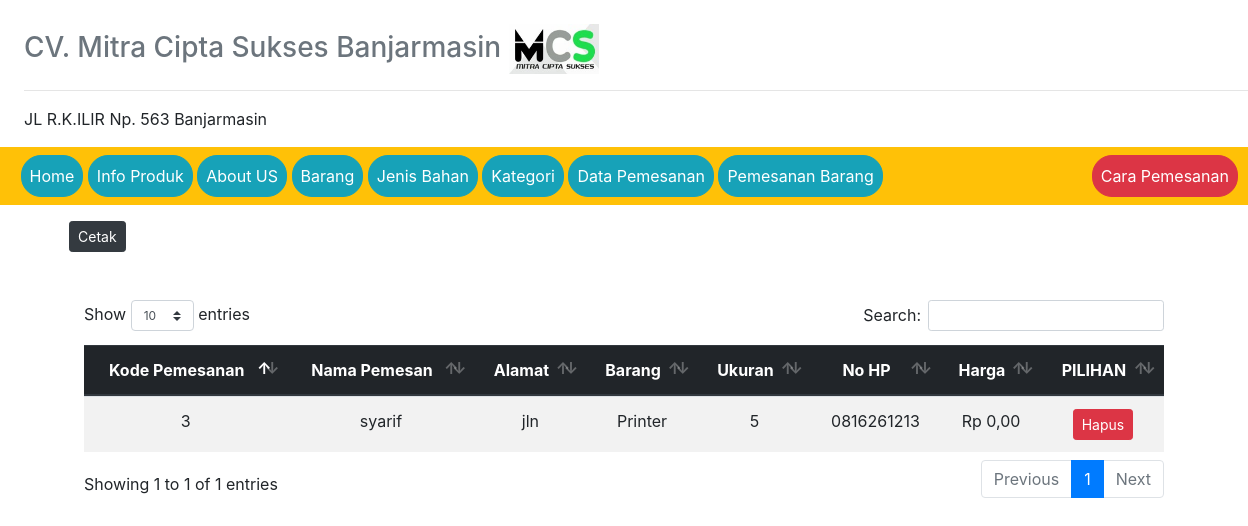
Page /?view=data-pemesanan (signed in) on the earlier database version.
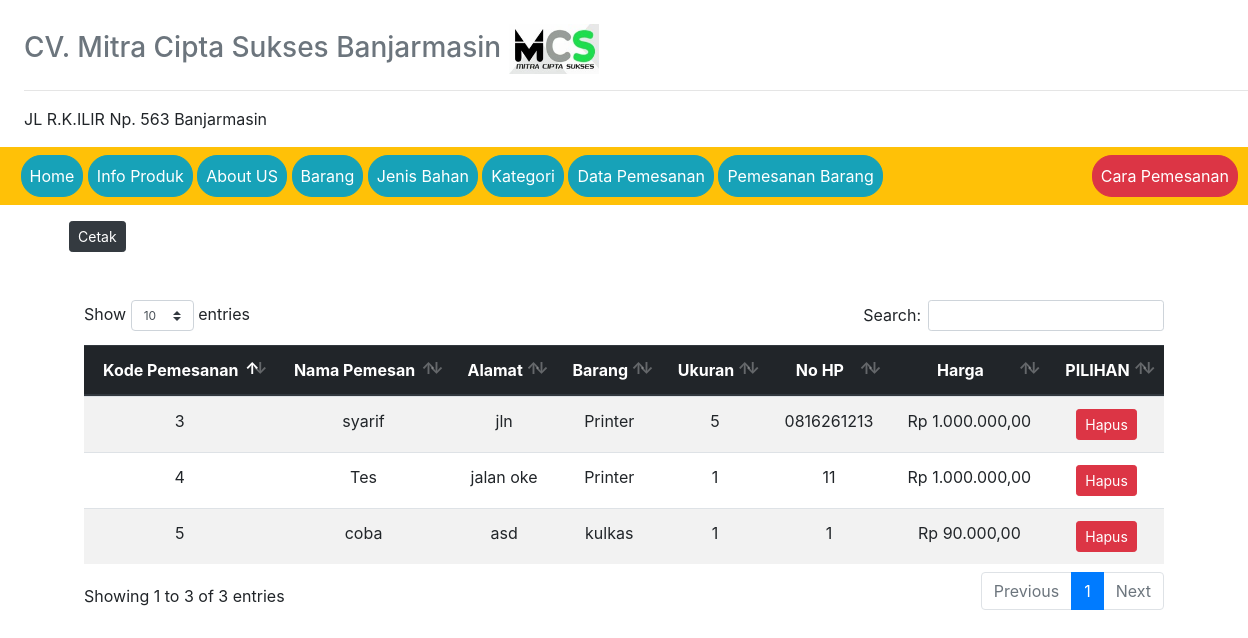
Same page on the later database version.
### tables this page shows
CREATE TABLE `pemesanan` (
  `kode_pemesanan` int(50) NOT NULL,
  `nama_pemesan` varchar(50) NOT NULL,
  `alamat` varchar(255) NOT NULL,
  `barang` int(50) NOT NULL,
  `ukuran` int(10) NOT NULL,
  `no_hp` varchar(15) NOT NULL
);

CREATE TABLE `nama_barang` (
  `kode_barang` int(50) NOT NULL,
  `nama_barang` varchar(50) NOT NULL,
  `type_barang` varchar(50) NOT NULL,
  `kategori` int(50) NOT NULL,
  `harga` int(50) NOT NULL
);

### config/config.php (called while the page is built, shortened)
<?php
function base_url($url = null)
{
	$base_url = "http://localhost/aplikasi_CV_Mitra_Cipta_Sukses_Banjarmasin/";
	if ($url != null ) {
		return $base_url."/".$url;
	} else  {
			return $base_url;
	}
}

### models/admin.php (called while the page is built, shortened)
<?php
class Admin
{
  private $mysqli;
  function __construct($mysqli)
  {
    $this->mysqli = $mysqli;
  }
  public function showPemesanan()
  {
    $db = $this->mysqli->conn;
    $sql = " SELECT * FROM pemesanan
          INNER JOIN nama_barang ON nama_barang.kode_barang = pemesanan.barang";
    $query = $db->query($sql);
    return $query;
  }
}
?>

### view/data-pemesanan.php (the view)
<div class="btn-group">
  <a href="view/laporan/laporan-pemesanan.php" class="btn btn-sm btn-dark">Cetak</a>
</div>
<div class="container mt-5">
<div class="daftar-table table-responsive">
  <table class="table table-striped text-center" id="table">
    <thead class="thead-dark">
      <tr>
        <th>Kode Pemesanan</th>
        <th>Nama Pemesan</th>
        <th>Alamat </th>
        <th>Barang </th>
        <th>Ukuran </th>
        <th>No HP </th>
        <th>Harga</th>
        <th>PILIHAN</th>
      </tr>
    </thead>
    <tbody>
      <?php
      $data = $objAdmin->showPemesanan();
      while ($a = $data->fetch_object()) {
      ?>
      <tr>
        <td><?=$a->kode_pemesanan ?></td>
        <td><?=$a->nama_pemesan ?></td>
        <td><?=$a->alamat ?></td>
        <td><?=$a->nama_barang ?></td>
        <td><?=$a->ukuran ?></td>
        <td><?=$a->no_hp ?></td>
        <td>
          <?php $rp = "Rp " . number_format($a->harga,2,',','.'); echo $rp; ?>
        </td>
        <td>
          <div class="btn-group">
            <a href="?view=hapus-pemesanan&id-pesan=<?=$a->kode_pemesanan ?>" onclick="return confirm('Hapus data ?')" class="btn btn-sm btn-danger">Hapus</a>
          </div>
        </td>
      </tr>
    <?php } ?>
    </tbody>
  </table>
</div>
</div>

### index.php (shortened to what this page needs)
<?php
require_once 'config/config.php';
include('models/admin.php');
?>
<!doctype html>
<html lang="en">
  <head>
    <link rel="stylesheet" href="<?=base_url();?>assets/css/bootstrap.min.css">
    <link rel="stylesheet" type="text/css" href="<?php echo base_url(); ?>assets/DataTables/datatables.min.css"/>
  </head>
  <body>
    <div class="ml-4" id="" style="">
      <br>
      <h3 class="text-muted">CV. Mitra Cipta Sukses Banjarmasin <img src="assets/image/mcs.jpeg" alt="" width="90" height="50" style="margin-right:15px; "></h3>
      <hr>
      <p>JL R.K.ILIR Np. 563 Banjarmasin</p>
    </div>
    <nav class="navbar navbar-expand-lg navbar-light bg-warning">
      <div class="collapse navbar-collapse" id="navbarNavAltMarkup">
        <div class="navbar-nav"> &nbsp;
          <a class="nav-item nav-link btn btn-info btn-md" href="?view=home">Home <span class="sr-only">(current)</span></a>&nbsp;
          <a class="nav-item nav-link btn btn-info btn-md" href="?view=info-produk">Info Produk</a> &nbsp;
          <a class="nav-item nav-link btn btn-info btn-md" href="?view=about">About US</a> &nbsp;
          <?php if (isset($_SESSION['admin'])): ?>
            <a class="nav-item nav-link btn btn-info btn-md" href="?view=barang">Barang</a> &nbsp;
            <a class="nav-item nav-link btn btn-info btn-md" href="?view=bahan">Jenis Bahan</a> &nbsp;
            <a class="nav-item nav-link btn btn-info btn-md" href="?view=kategori">Kategori</a> &nbsp;
            <a class="nav-item nav-link btn btn-info btn-md" href="?view=data-pemesanan">Data Pemesanan</a> &nbsp;
            <a class="nav-item nav-link btn btn-info btn-md" href="?view=pesan">Pemesanan Barang</a> &nbsp;
            <a class="nav-item nav-link btn btn-danger btn-md" style="position: relative; left: 20%;" href="?view=cara-pemesanan">Cara Pemesanan</a> &nbsp;
          <?php else: ?>
          <a class="nav-item nav-link btn btn-info btn-md" href="?view=pesan">Pemesanan Barang</a> &nbsp;
          <a class="nav-item nav-link btn btn-danger btn-md" style="position: relative; left: 120%;" href="?view=cara-pemesanan">Cara Pemesanan</a> &nbsp;
        <?php endif; ?>
        </div>
      </div>
    </nav>
    <div class="container mt-3" id="" style="">
          <?php include('page/page.php'); ?>
    </div>
  </body>
</html>

### page/page.php (shortened to what this page needs)
<?php
if (@$_GET['view'] == '' || @$_GET['view'] == 'home')
{
	include 'view/home/home.php';
}
elseif(@$_GET['view'] == 'login')
{
	include 'view/login.php';
}
elseif($_GET['view'] == 'logout')
{
	$objAdmin->logout();
	echo '<script>
    window.location="?view=login";
     </script>';
}
elseif (@$_GET['view'] == 'barang')
{
	include 'view/barang.php';
}
elseif (@$_GET['view'] == 'input-barang')
{
	include 'view/input-barang.php';
}
elseif(@$_GET['view'] == 'edit-barang')
{
	include 'view/edit-barang.php';
}
elseif (@$_GET['view'] == 'bahan')
{
	include 'view/jenis-bahan.php';
}
elseif (@$_GET['view'] == 'input-bahan')
{
	include 'view/input-jenis-bahan.php';
}
elseif (@$_GET['view'] == 'edit-jenis-bahan')
{
	include 'view/edit-jenis-bahan.php';
}
elseif (@$_GET['view'] == 'kategori')
{
	include 'view/kategori.php';
}
elseif (@$_GET['view'] == 'input-kategori')
{
	include 'view/input-kategori.php';
}
elseif (@$_GET['view'] == 'edit-kategori')
{
	include 'view/edit-kategori.php';
}
elseif (@$_GET['view'] == 'pesan')
{
	include 'view/pesan.php';
}
elseif (@$_GET['view'] == 'data-pemesanan')
{
	include 'view/data-pemesanan.php';
}
elseif (@$_GET['view'] == 'info-produk')
{
	include 'view/info-produk.php';
}
elseif (@$_GET['view'] == 'about')
{
	include 'view/about-us.php';
}
elseif (@$_GET['view'] == 'sejarah')
{
	include 'view/sejarah.php';
}
elseif (@$_GET['view'] == 'visi-misi')
{
	include 'view/visi-misi.php';
}
elseif (@$_GET['view'] == 'contact')
{
	include 'view/contact.php';
}
elseif (@$_GET['view'] == 'cara-pemesanan')
{
	include 'view/cara-pemesanan.php';
}

### index.php (style rules this page uses)
.navbar-light .navbar-nav .nav-link:focus, .navbar-light .navbar-nav .nav-link { color: #ffffff; border-radius: 20px; }

Differences in the rows shown:
changed through a linked row, pemesanan "syarif": nama_barang.harga "Rp 0,00" → "Rp 1.000.000,00"
added pemesanan: kode_pemesanan "4", nama_pemesan "Tes", alamat "jalan oke", nama_barang.nama_barang "Printer", ukuran "1", no_hp "11", nama_barang.harga "Rp 1.000.000,00"
added pemesanan: kode_pemesanan "5", nama_pemesan "coba", alamat "asd", nama_barang.nama_barang "kulkas", ukuran "1", no_hp "1", nama_barang.harga "Rp 90.000,00"
Other differences:
text written by a page script: "Show entries Search: Showing 1 to 1 of 1 entries Previous 1 Next" → "Show entries Search: Showing 1 to 3 of 3 entries Previous 1 Next"
